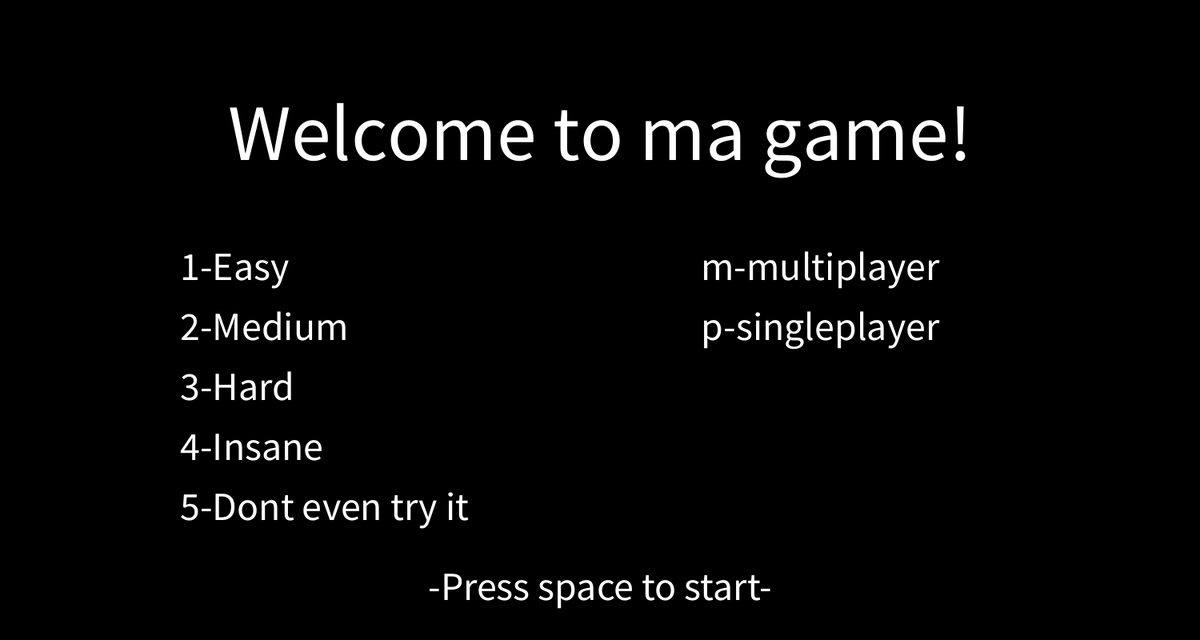
Frame 1 (no input)
Frame 60 (the mouse pressed at the canvas centre just before this capture): identical to frame 1, image omitted
Frame 120 (the mouse held since frame 60 and released just before this capture): identical to frame 1, image omitted

The Processing sketch that drew this single still picture (run headless with seeded random() and noise(); from frame 60 on, the mouse is pressed at the canvas centre):

// Processing sketch: sketch_150930a
// ── sketch_150930a.pde
float x=0;
float y= 15;  //geschwindigkeit von blöcken 
float erhohb; // erhöhung geschwindidkeit blöcke
float a=0;  
float b=0;
float v=2.5; // geschwindigkeit kugel
float erhohx=0.5; //erhöhung geschwindigkeit kugel x
float ky=3; // variable Grenzwert y kugel
float erhohky=0.1; //erhöhung grenzwert
float k=random(-ky,ky);
float yposr1,xposr1,yposr2,xposr2,ypose,xpose;
float h;
float langer=100;
  float gamemode=0;
  float verk; // verkürzung länge der Blöcke
  String welcome = "Welcome to ma game!";

  String Schwierigkeit1= "1-Easy";
  String Schwierigkeit2= "2-Medium";
  String Schwierigkeit3= "3-Hard";
  String Schwierigkeit4= "4-Insane";
  String Schwierigkeit5= "5-Dont even try it";
  
  String multi=("m-multiplayer");
  String singl=("p-singleplayer");
  String start=("-Press space to start-");
  boolean multip=false;
  boolean single=false;
  int nigga;
  int score;
 
void setup(){
  smooth();
  size(1500,800);
  background(0);
  //ellipse(height/2,width/2,10,10);
  textAlign(CENTER);
  textSize(100);
  //translate(height/2,width/2);
text(welcome,width/2,height/4);
textSize(50);
  textAlign(LEFT);
text(Schwierigkeit1,width/4-150,height/2-50);
text(Schwierigkeit2,width/4-150,height/2+25);
text(Schwierigkeit3,width/4-150,height/2+100);
text(Schwierigkeit4,width/4-150,height/2+175);
text (Schwierigkeit5,width/4-150,height/2+250);
textAlign(CENTER);
text(multi,width/4*3-100,height/2-50);
text(singl,width/4*3-100,height/2+25);
text(start,width/2,height/4*3+150);
}
void draw(){

  if(gamemode>1){
     String scorer=("Score: "+score+"");
      background(0);
      fill(255,255,255,100);
  text(scorer,width/2,height/4);
    if(nigga==300){//multiplayer
      yposr2=height/2-a;
    yposr1=height/2-x;}
    else {//singleplayer
      yposr2=height/2+h;
     // if(mouseY>langer/2&& mouseY<height-(langer/2)){
      yposr1=mouseY;
    }

  
  fill(255);
  rectMode(CENTER);
  //int h=height/2-a;
  rect(50,yposr1,10,langer);
  rect(width-50,yposr2,10,langer);
  //println(x);
  //strokeWeight(50);
  //fill(255);
  ellipse(width/2+b,height/2+h,10,10);
  b=b+v;
  h=h+k;
 println(b);
 
    
     if (h>=height/2||h<=-height/2){
     k=-k;}
  if(b>= width/2-50&& dist(width/2+b,height/2+h,width-50,yposr2)<=langer/2){
    v=v+erhohx;
    v=-v;
    langer=langer-verk;
    ky=ky+erhohky;
      k=random(-ky,ky);
      y=y+erhohb;
      score++;
  }
    if(b<=-width/2+50&& dist(50,yposr1,width/2+b,height/2+h)<=langer/2){
      v=v-erhohx;
      v=-v;
      langer=langer-verk;
     ky=ky+erhohky;
      k=random(-ky,ky);
      y=y+erhohb;
      score++;
    }
    
  if (b==-width/2||b==width/2){
    background(0);
   // delay(5000);
    //exit();
  }}
  if(b>=width/2&& nigga==300){
    stop();
    background(0);
    String scorer=("Score: "+score+"");
    String ver2=("Player 2 hat verloren!");
    textSize(100);
    text(ver2,width/2,height/2);
     fill(255,255,255,100);
     textSize(50);
  text(scorer,width/2,height/4);
  }
if(b<=-width/2&& nigga==300){
    stop();
    background(0);
    String scorer=("Score: "+score+"");
    String ver1=("Player 1 hat verloren!");
      textSize(100);
    text(ver1,width/2,height/2);
     fill(255,255,255,100);
     textSize(50);
  text(scorer,width/2,height/4);
  }
    if(b>=width/2&& nigga==-100){
    stop();
    background(0);
    String scorer=("Score: "+score+"");
    String ver3=("Gratuliere, du hast gewonnen!");
    textSize(100);
    text(ver3,width/2,height/2);
     fill(255,255,255,100);
     textSize(50);
  text(scorer,width/2,height/4);
  }
if(b<=-width/2&& nigga==-100){
    stop();
    background(0);
    String scorer=("Score: "+score+"");
    String ver4=("Du hast verloren!");
      textSize(100);
    text(ver4,width/2,height/2);
     fill(255,255,255,100);
     textSize(50);
  text(scorer,width/2,height/4);
  }
}
void keyPressed(){
  if(key=='w' && x<height/2-langer/2)
  {x=x+y;}
  else if (key=='s' && x>-height/2+langer/2 )
  {x=x-y;}
   else if (key=='9'&& a<height/2-langer/2)
  {a=a+y;}
  else if (key=='6'&& a>-height/2+langer/2)
  {a=a-y;}
 else if(key==' '){
    gamemode= 10;}
  if(key=='1'){
   y=20;
   erhohb=1;
   v=2;
   erhohx=0.3;
   ky=1;
   erhohky=0.1;
   langer=200;
   verk=2;
   
 }
   if(key=='2'){
   y=20;
   erhohb=2;
   v=2;
   erhohx=0.7;
   ky=1;
   erhohky=0.3;
   langer=150;
   verk=3;
   
 }
   if(key=='3'){
   y=20;
   erhohb=4;
   v=2;
   erhohx=1.5;
   ky=1;
   erhohky=0.5;
   langer=100;
   verk=4;
   
 }
   if(key=='4'){
   y=20;
   erhohb=8;
   v=2;
   erhohx=3;
   ky=1;
   erhohky=1;
   langer=50;
   verk=3;
   
 }
   if(key=='5'){
   y=20;
   erhohb=10;
   v=1;
   erhohx=50;
   ky=1;
   erhohky=50;
   langer=20;
   verk=1;
   
 }
    if(key=='m'){
      //multip=true;
      //single=false;
      nigga=300;
    }
   if(key=='p'){
      //multip=false;
      //single=true;
      nigga=-100;
     }
}
